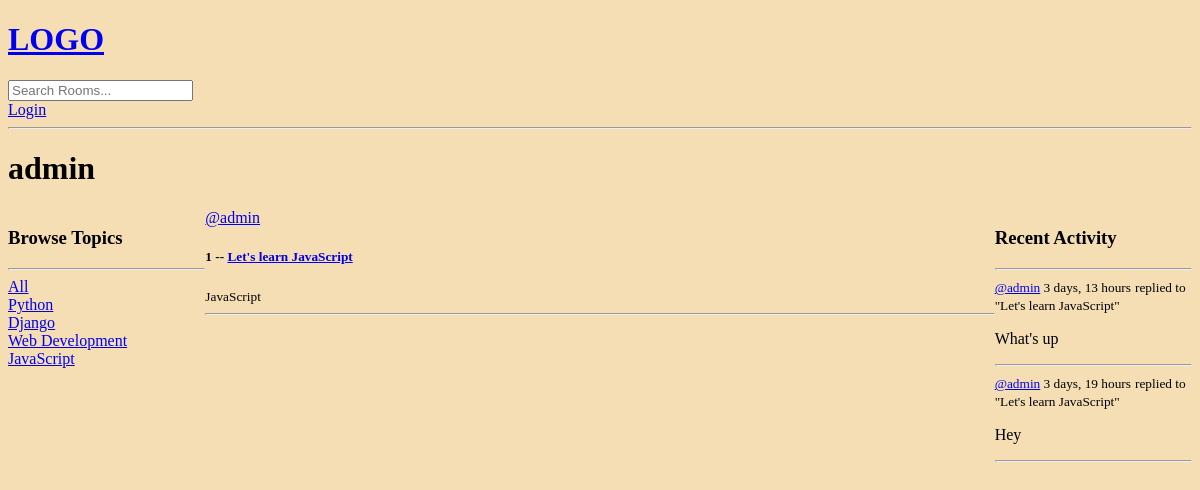
/profile/1/, run on an earlier commit of the app's database.
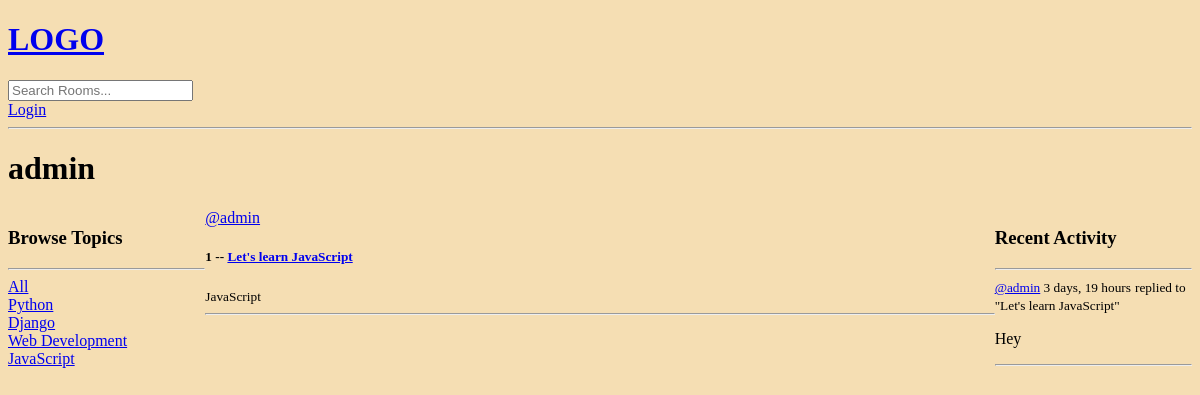
And on a later commit of the database.
### base/models.py (models this page shows, shortened)
class Topic(models.Model):
    name = models.CharField(max_length=200)

class Room(models.Model):
    host = models.ForeignKey(User, on_delete=models.SET_NULL, null=True)
    topic = models.ForeignKey(Topic, on_delete=models.SET_NULL, null=True)
    name = models.CharField(max_length=200)
    description = models.TextField(null=True, blank=True)
    participants = models.ManyToManyField(User, related_name='participants', blank=True)
    updated = models.DateTimeField(auto_now=True)
    created = models.DateTimeField(auto_now_add=True)
    class Meta:
        ordering = ['-updated', '-created']
    def __str__(self):
        return self.name

class Message(models.Model):
    user = models.ForeignKey(User, on_delete=models.CASCADE)
    room = models.ForeignKey(Room, on_delete=models.CASCADE)
    body = models.TextField()
    updated = models.DateTimeField(auto_now=True)
    created = models.DateTimeField(auto_now_add=True)
    class Meta:
        ordering = ['-updated', '-created']
    def __str__(self):
        return self.body[0:50]

### base/views.py (the view)
# urls.py: path('profile/<str:pk>/', views.userProfile, name='user-profile'),
def userProfile(request, pk):
    user = User.objects.get(id=pk)
    rooms = user.room_set.all()
    room_messages = user.message_set.all()
    topics = Topic.objects.all()
    context = {'user': user, 'rooms': rooms, 'room_messages': room_messages, 'topics': topics}
    return render(request, 'base/profile.html', context)

### base/templates/base/profile.html (shortened to what this page needs)
{% extends 'main.html' %}
{% block content %}
<h1>{{user.username}}</h1>
<div class="profile-container">
    <div>
        {% include 'base/topics_component.html' %}
    </div>
    <div>
        {% include 'base/feed_component.html' %}
    </div>
    <div>
        {% include 'base/activity_component.html' %}
    </div>
</div>
{% endblock content %}

### base/templates/base/topics_component.html
<h3>Browse Topics</h3>
        <hr>
        <div>
            <a href="{% url 'home' %}">All</a>
        </div>
        {% for topic in topics %}
            <div>
                <a href="{% url 'home' %}?q={{topic.name}}">{{topic.name}}</a>
            </div>
        {% endfor %}

### base/templates/base/feed_component.html (shortened to what this page needs)
<div>
    {% for room in rooms %}
        <div>
            <a href="{% url 'user-profile' room.host.id %}">@{{room.host.username}}</a>
            <h5>{{room.id}} -- <a href="{% url 'room' room.id %}">{{room.name}}</a></h5>
            <small>{{room.topic.name}}</small>
            <hr>
        </div>
    {% endfor %}
</div>

### base/templates/base/activity_component.html (shortened to what this page needs)
<h3>Recent Activity</h3>
<hr>
{% for message in room_messages %}
    <div>
        <small><a href="{% url 'user-profile' message.user.id %}">@{{message.user}}</a> {{message.created | timesince}}</small>
        <small>replied to "{{message.room}}"</small>
        <p>{{message}}</p>
        <hr>
    </div>
{% endfor %}

What changed in the data, as far as the page shows it:
removed Message: user "admin", created "3 days, 13 hours", room "Let's learn JavaScript", body "What's up"
